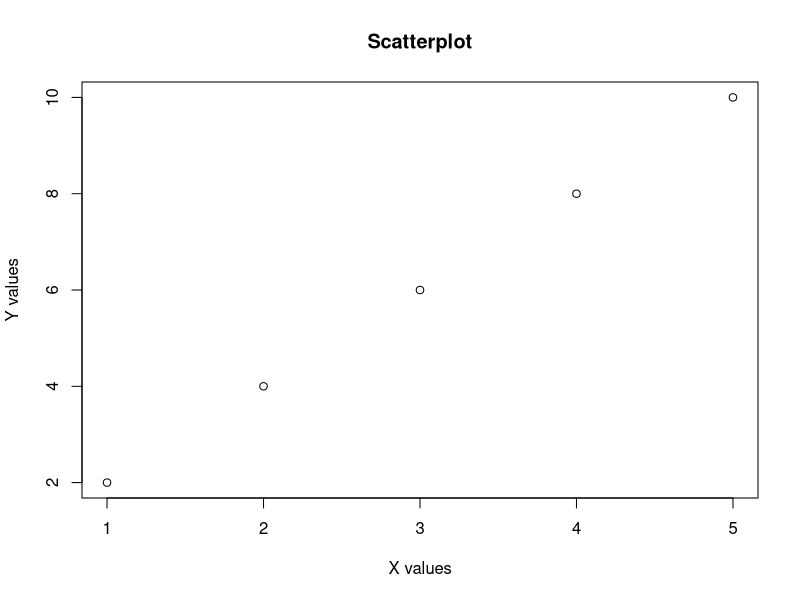

Generate this figure with R:
# Example data
x <- c(1, 2, 3, 4, 5)
y <- c(2, 4, 6, 8, 10)
categories <- c("A", "B", "C", "D", "E")
values <- c(20, 30, 40, 50, 60)
data <- data.frame(x, y)

# Plot - Simple line plot
#plot(x, y, type = "o", col = "blue", xlab = "X values", ylab = "Y values", main = "Line Plot")

# Histogram - Distribution of values
#hist(values, main = "Histogram", xlab = "Values", ylab = "Frequency", col = "green")

# Line chart - Plotting two variables
#plot(data$x, data$y, type = "b", col = "red", xlab = "X values", ylab = "Y values", main = "Line Chart")

# Pie chart - Distribution of categories
#pie(values, labels = categories, main = "Pie Chart")

# Boxplot - Visualizing distribution and outliers
#boxplot(y, main = "Boxplot", ylab = "Values")

# Scatterplot - Relationship between two variables
plot(data$x, data$y, xlab = "X values", ylab = "Y values", main = "Scatterplot")

#Explanation:

#Plot: Creates a simple line plot with x-values on the x-axis and y-values on the y-axis. # nolint: line_length_linter.

#Histogram: Displays the distribution of values using bars. The height of each bar represents the frequency #of values within a specific range. # nolint: line_length_linter.

#Line chart: Plots the relationship between two variables (x and y) using points connected by lines. # nolint

#Pie chart: Represents the distribution of categories (A, B, C, D, E) using proportional slices of a pie. # nolint

#Boxplot: Visualizes the distribution of a single variable (y) showing median, quartiles, and outliers if #any. # nolint: line_length_linter.

#Scatterplot: Displays the relationship between two variables (x and y) using points. It helps visualize #patterns or trends in the data. # nolint